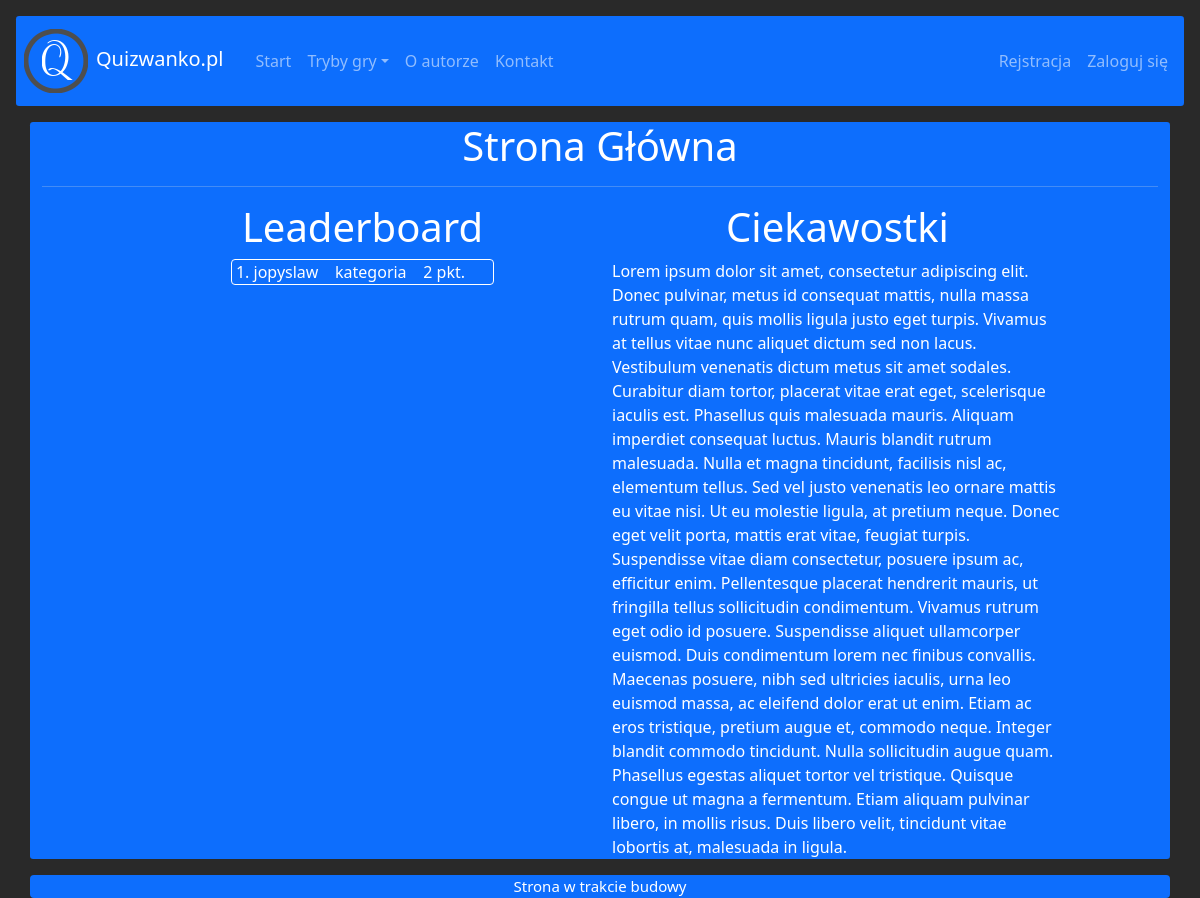
The app's page /, older data.
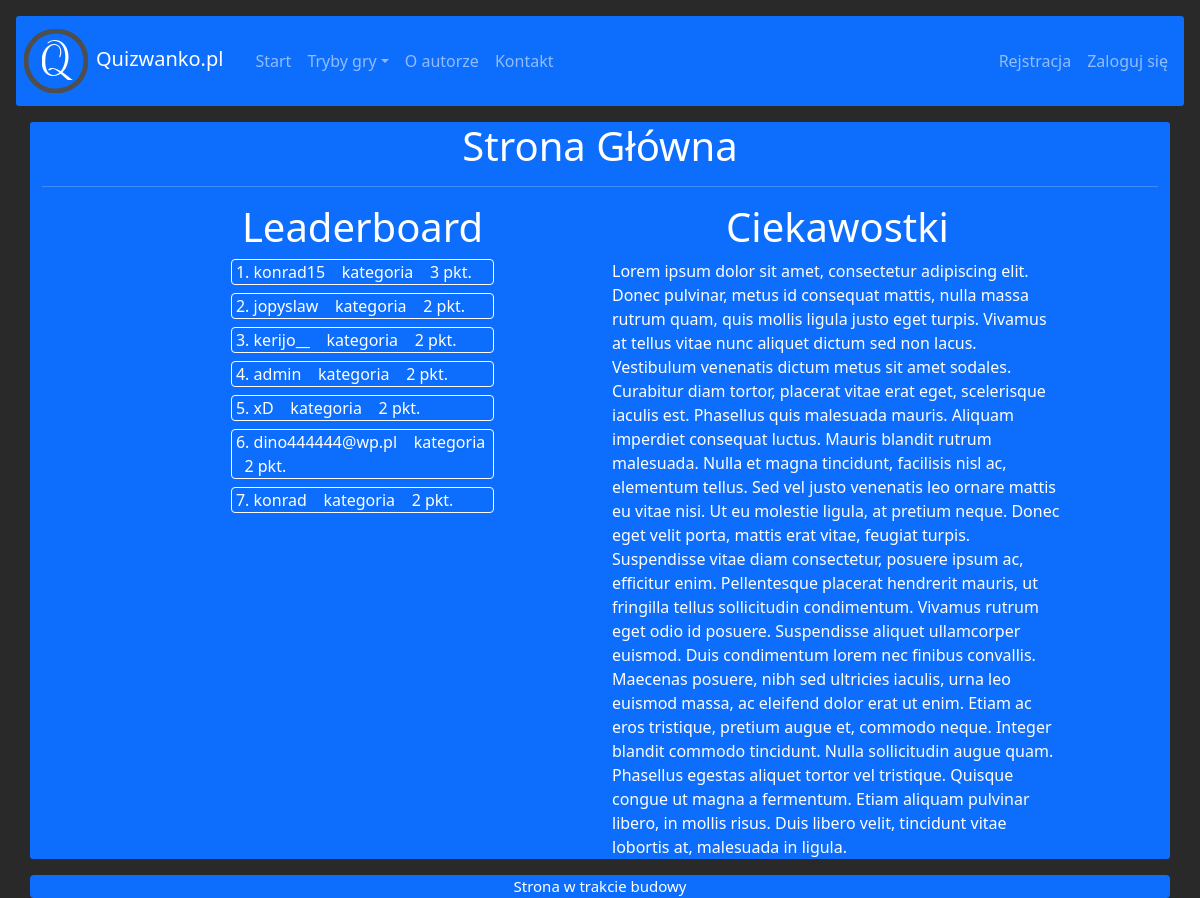
The same page, newer data.
### first/models.py (models this page shows, shortened)
class LeaderBoard(models.Model):
    category = models.ForeignKey(Category, on_delete=models.CASCADE)
    username = models.CharField(max_length=150, unique=True)
    points = models.IntegerField()

### first/views.py (the view)
# urls.py: path('', main, name='main'),
def main(request):
    leaders = LeaderBoard.objects.all().values().order_by('-points')[:10]
    data = {'leaders': leaders}
    return render(request,"first/index.html", data)

### first/templates/first/index.html
{% extends 'first/base.html' %}
{% block content %}
    <div class="container bg-primary rounded-1">
        <header>
            <h1 class="text-center">Strona Główna</h1>
            <hr>
        </header>
        <div class="row">
            <div class="col-md-5 offset-md-1">
                <h1 class="text-center">Leaderboard</h1>
                {% for i in leaders %}
                    <div class="col-md-12">
                        <div class="col-md-7 col-sm-8 rounded border border-white mt-2 mx-auto">
                            <span class="ms-1">{{forloop.counter}}. {{i.username}} &nbsp;&nbsp; kategoria &nbsp;&nbsp; {{i.points}} pkt.</span>
                        </div>
                    </div>
                {% endfor %}
            </div>
            <div class="col-md-5">
                <h1 class="text-center">Ciekawostki</h1>
                Lorem ipsum dolor sit amet, consectetur adipiscing elit. Donec pulvinar, metus id consequat mattis, nulla massa rutrum quam, quis mollis ligula justo eget turpis. Vivamus at tellus vitae nunc aliquet dictum sed non lacus. Vestibulum venenatis dictum metus sit amet sodales. Curabitur diam tortor, placerat vitae erat eget, scelerisque iaculis est. Phasellus quis malesuada mauris. Aliquam imperdiet consequat luctus. Mauris blandit rutrum malesuada. Nulla et magna tincidunt, facilisis nisl ac, elementum tellus. Sed vel justo venenatis leo ornare mattis eu vitae nisi. Ut eu molestie ligula, at pretium neque. Donec eget velit porta, mattis erat vitae, feugiat turpis. Suspendisse vitae diam consectetur, posuere ipsum ac, efficitur enim. Pellentesque placerat hendrerit mauris, ut fringilla tellus sollicitudin condimentum. Vivamus rutrum eget odio id posuere. Suspendisse aliquet ullamcorper euismod. Duis condimentum lorem nec finibus convallis.
                 Maecenas posuere, nibh sed ultricies iaculis, urna leo euismod massa, ac eleifend dolor erat ut enim. Etiam ac eros tristique, pretium augue et, commodo neque. Integer blandit commodo tincidunt. Nulla sollicitudin augue quam. Phasellus egestas aliquet tortor vel tristique. Quisque congue ut magna a fermentum. Etiam aliquam pulvinar libero, in mollis risus. Duis libero velit, tincidunt vitae lobortis at, malesuada in ligula.
            </div>
        </div>
    </div>
{% endblock %}

### first/templates/first/base.html (shortened to what this page needs)
{% load static %}
<!DOCTYPE html>
<html lang="pl">
    <head>
        <link href="https://cdn.jsdelivr.net/npm/bootstrap@5.0.2/dist/css/bootstrap.min.css" rel="stylesheet">
        <link rel="stylesheet" href="{% static 'first/css/css/fontello.css' %}">
        <link rel="stylesheet" href="{% static 'first/css/style.css' %}">
    </head>
    <body>
        <header>
            <nav class="navbar navbar-dark bg-primary rounded-1 m-3 navbar-expand-md">
                <a class="navbar-brand" href="{% url 'main' %}"><img src="{% static 'first/img/logo.png' %}" class="d-inline-block mx-2 align-middle" alt="Logo">Quizwanko.pl</a>
                <div class="collapse navbar-collapse" id="main_menu">
                    <ul class="navbar-nav ms-2 me-auto">
                        <li class="nav-item">
                            <a class="nav-link" href="{% url 'main' %}">Start</a>
                        </li>
                        <li class="nav-item dropdown">
                            <a class="nav-link dropdown-toggle" href="#" data-bs-toggle="dropdown" role="button" aria-expanded="false" id="sub_menu">Tryby gry</a>
                        </li>
                        <li class="nav-item">
                            <a class="nav-link" href="{% url 'author' %}">O autorze</a>
                        </li>
                        <li class="nav-item">
                            <a class="nav-link" href="{% url 'contact' %}">Kontakt</a>
                        </li>
                    </ul>
                    <ul class="navbar-nav mx-2">
                        {% if user.is_authenticated %}
                            <li class="nav-item dropdown">
                                <a class="nav-link dropdown-toggle" href="#" data-bs-toggle="dropdown" role="button" aria-expanded="false" id="user_menu">Witaj {{user.username}}</a>
                                <div class="dropdown-menu" aria-labelledby="user_menu" aria-haspopup="true">
                                    <a class="dropdown-item" href="{% url 'edit_account' %}">Edytuj konto</a>
                                    <a class="dropdown-item" href="{% url 'add_question' %}">Dodaj pytanie</a>
                                    <a class="dropdown-item" href="{% url 'user_points' %}">Tablica wyników</a>
                                    <a class="dropdown-item" href="{% url 'check_questions' %}">Sprawdź pytania</a>
                                </div>
                            </li>
                            <li class="nav-item">
                                <a class="nav-link" href="{% url 'logout' %}">Wyloguj się</a>
                            </li>
                        {% else %}
                            <li class="nav-item">
                                <a class="nav-link" href="{% url 'register' %}">Rejstracja</a>
                            </li>
                            <li class="nav-item">
                                <a class="nav-link" href="{% url 'login' %}">Zaloguj się</a>
                            </li>
                        {% endif %}
                    </ul>
                </div>
            </nav>
        </header>
        <main>
            <section class="main_content">
                {% block content %}
                {% endblock %}
            </section>
        </main>
        <div class="container">
            <div class="row">
                <footer class="col-md-12 mt-3 bg-primary rounded">
                    Strona w trakcie budowy
                </footer>
            </div>
        </div>
    </body>
</html>

### first/static/first/css/style.css (style rules this page uses)
body { background-color: rgb(41, 41, 41); color: white; }
footer { text-align: center; color: white; font-size: 15px; }
hr { margin-top: 1rem; margin-bottom: 1rem; border: 0; border-top: 1px solid rgba(0, 0, 0, 0.1); }

Row changes from the older to the newer data that the page shows:
added LeaderBoard: username "konrad15", points "3"
added LeaderBoard: username "kerijo__", points "2"
added LeaderBoard: username "admin", points "2"
added LeaderBoard: username "xD", points "2"
added LeaderBoard: username "dino444444@wp.pl", points "2"
added LeaderBoard: username "konrad", points "2"
